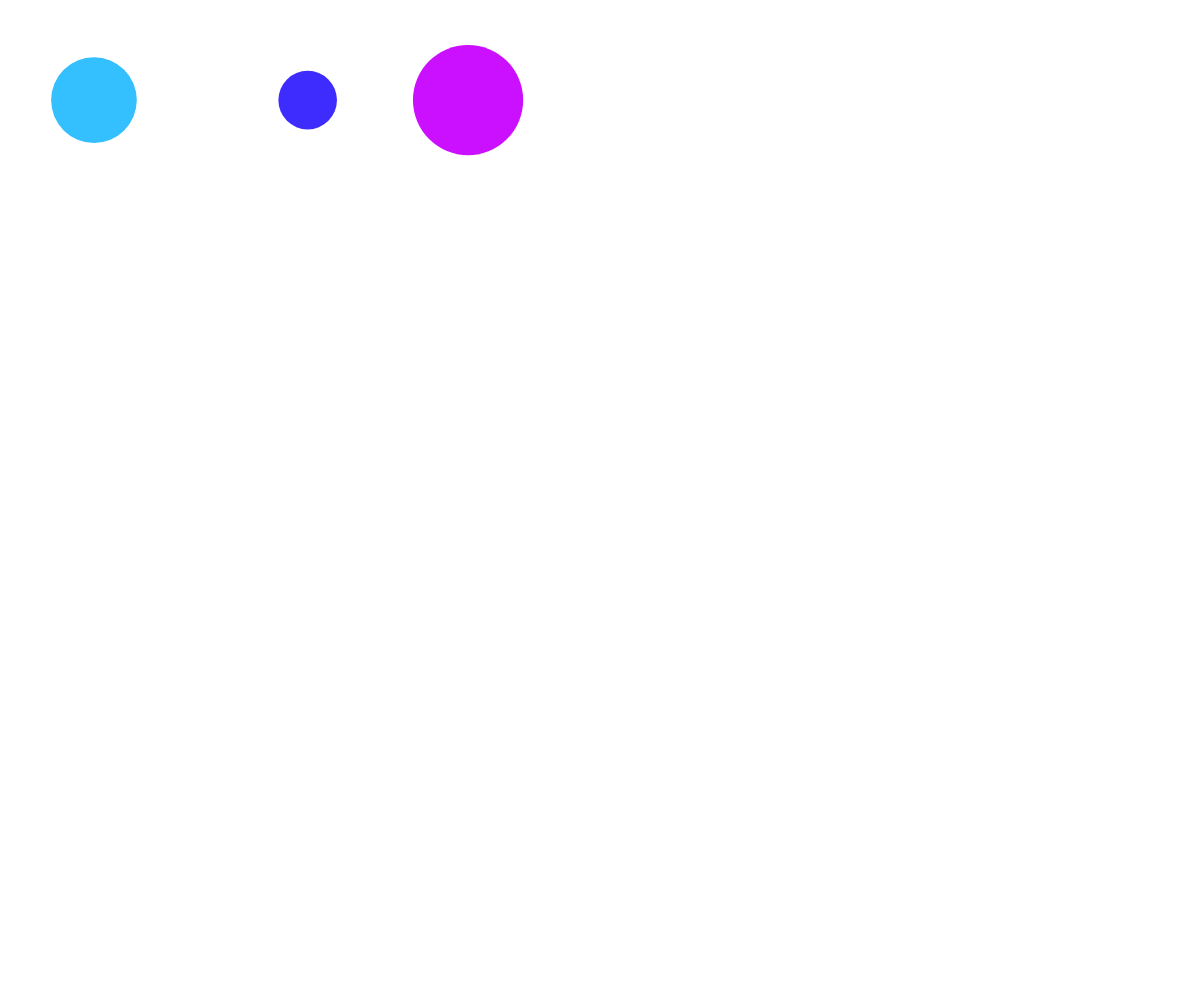
Frame 1 (no input)
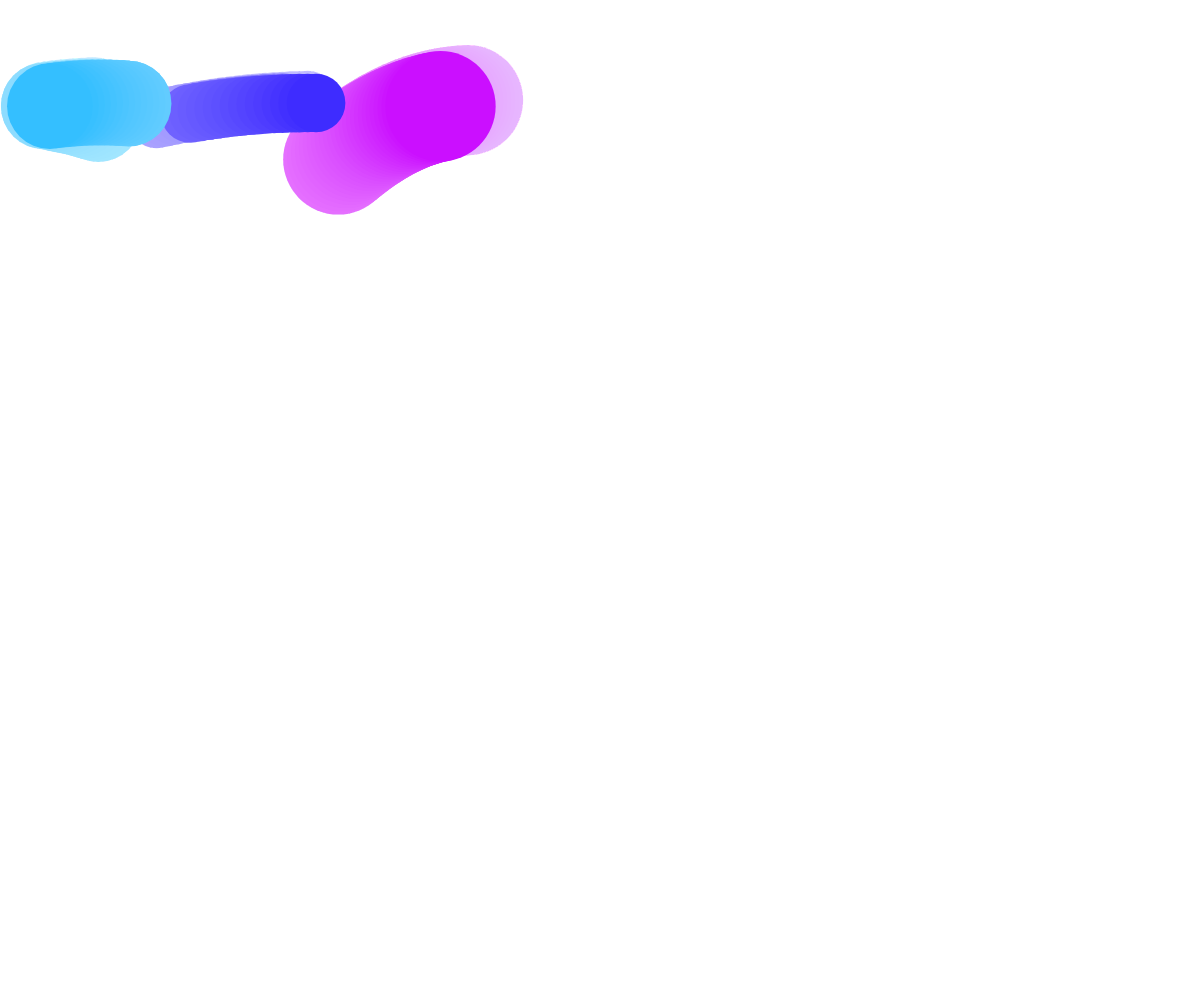
Frame 60 (no input)
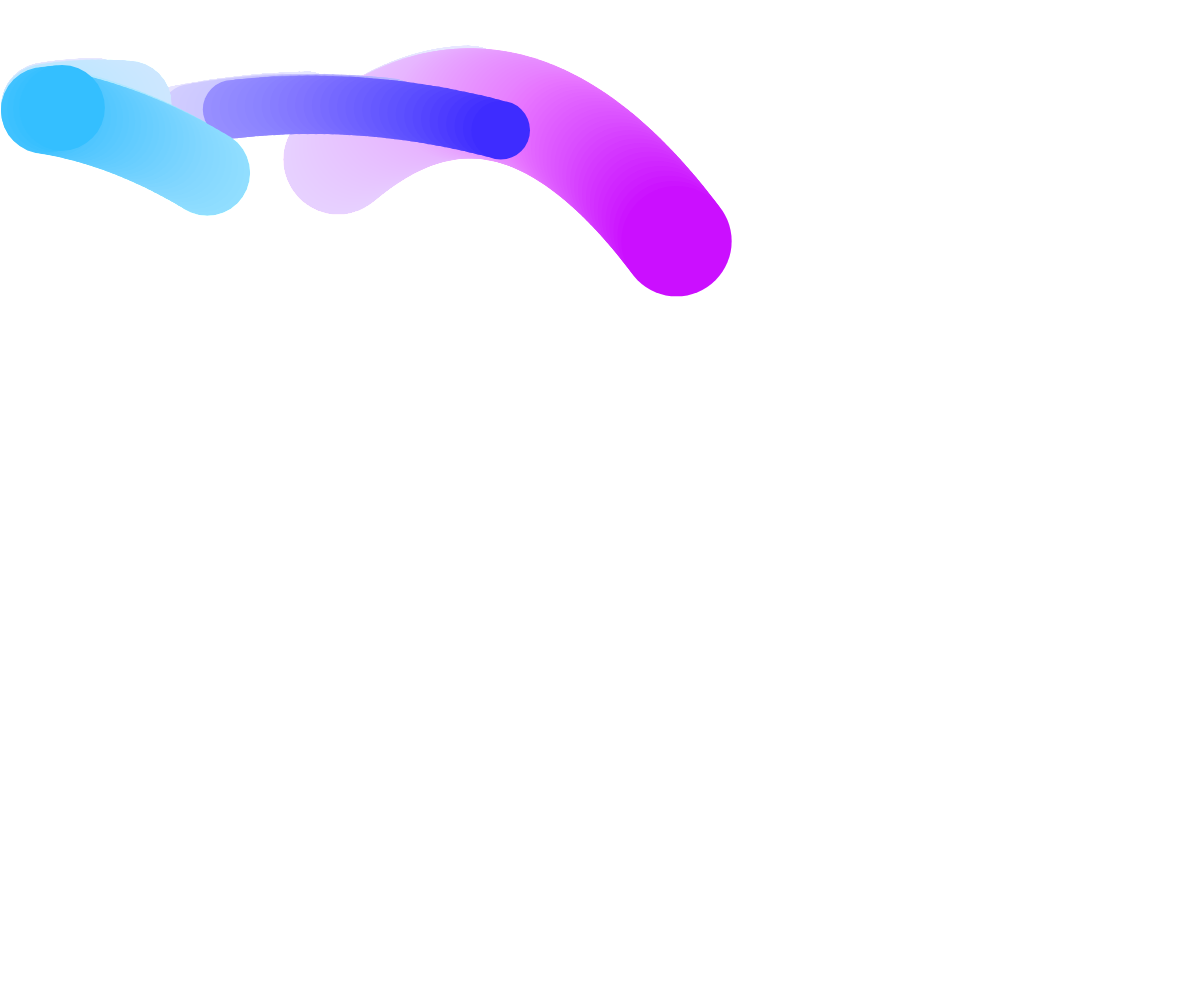
Frame 120 (the mouse pressed at the canvas centre since frame 60)

The p5.js sketch that drew these frames (run headless with seeded random() and noise() and a simulated clock; from frame 60 on, the mouse is pressed at the canvas centre):

// p5.js sketch
// ── sketch.js
let ball = [];
let init_numBalls = 3;
let bg_color;
let canCreateNewBall = true;

function setup(){
  createCanvas(windowWidth, windowHeight);

  let init_x = 100;
  let init_y = 100;
  let init_size = random(50, 100);

  for (let i = 0; i < init_numBalls; i++) {
          ball.push (
              new Ball(init_x, init_y, init_size, randomColor())
          );
          init_x += init_size + random(50, 150);
          if (init_x >= width) {
              init_x = 100;
              init_y += init_size + random(10, 30);
          }
          init_size = random(20, 150);
      }
  }

function draw(){
  background(255, 255, 255, 5);

  canCreateNewBall = true;

  for (let i = 0; i < ball.length; i++){
    ball[i].frame(ball, i);
    if (ball[i].mouseCheck()) {
      ball[i].delta.x = -ball[i].delta.x;
    }
  }
}

function randomColor(){
  return color( floor(random(256)), floor(random(256)), floor(256) );
}

function CreateNewBall(){
  for (let i = 0; i < 2; i++) {
    ball.push
      new Ball(random(width), random(height), random(20, 150), randomColor());
  }
}

function killBall(idx){
  ball.splice(idx, 1);
}

class Ball{

  constructor(init_x, init_y, size, color) {

    this.loc =  {
      x: init_x,
      y: init_y
    };
    this.size = size;
    this.rad = this.size * 0.5;
    this.angle = 0;
    this.color = color;
    this.delta = {
      x: map(this.size, 40, 150, 10, 0.5) * map(round(random(1, 2)), 1, 2, -1, 1),
      y: 0,
      gravity: 0.1
    };
  }

frame(objArr, myIdx){
  this.bounce();
  this.checkCollisions(objArr, myIdx);
  this.display();
}

display() {
  push();
  translate(this.loc.x, this.loc.y);
  rotate(this.angle);

  fill(this.color);

  noStroke();
  ellipse(0, 0, this.size, this.size);

  pop();
}

bounce(){
  this.loc.x += this.delta.x;
        if (this.loc.x + this.rad >= width) {
            this.loc.x = width - 1 - this.rad;
            this.delta.x *= -1;
        } else if (this.loc.x - this.rad <= 0) {
            this.loc.x = 1 + this.rad;
            this.delta.x *= -1;
}

      this.delta.y += this.delta.gravity;
      this.loc.y += this.delta.y;
      if (this.loc.y + this.rad >= height) {
          this.loc.y = height - 1 - this.rad;
          this.delta.y *= 0.9;
          this.delta.y *= -1;
      }
  }

  mouseCheck() {

    let d = floor(dist(this.loc.x, this.loc.y, mouseX, mouseY));

    if (d < this.rad){
      return true;
    } else {
      return false;
    }
  }

  checkCollisions( objArr, myIdx) {
    for (var i = 0; i < objArr.length; i++) {
      if (myIdx !== i) {
        var obj = objArr[i];
        var objDist = dist(this.loc.x, this.loc.y, obj.loc.x, obj.loc.y);
        var maxDist = this.rad + obj.rad;
        if (objDist <= maxDist) {
          this.delta.x *= -1;
          this.delta.y *= -1;
          if (canCreateNewBall) {
            CreateNewBall();
            canCreateNewBall = false;
          }
  //        killBall(myIdx);
          }
        }
      }
    }
  }
